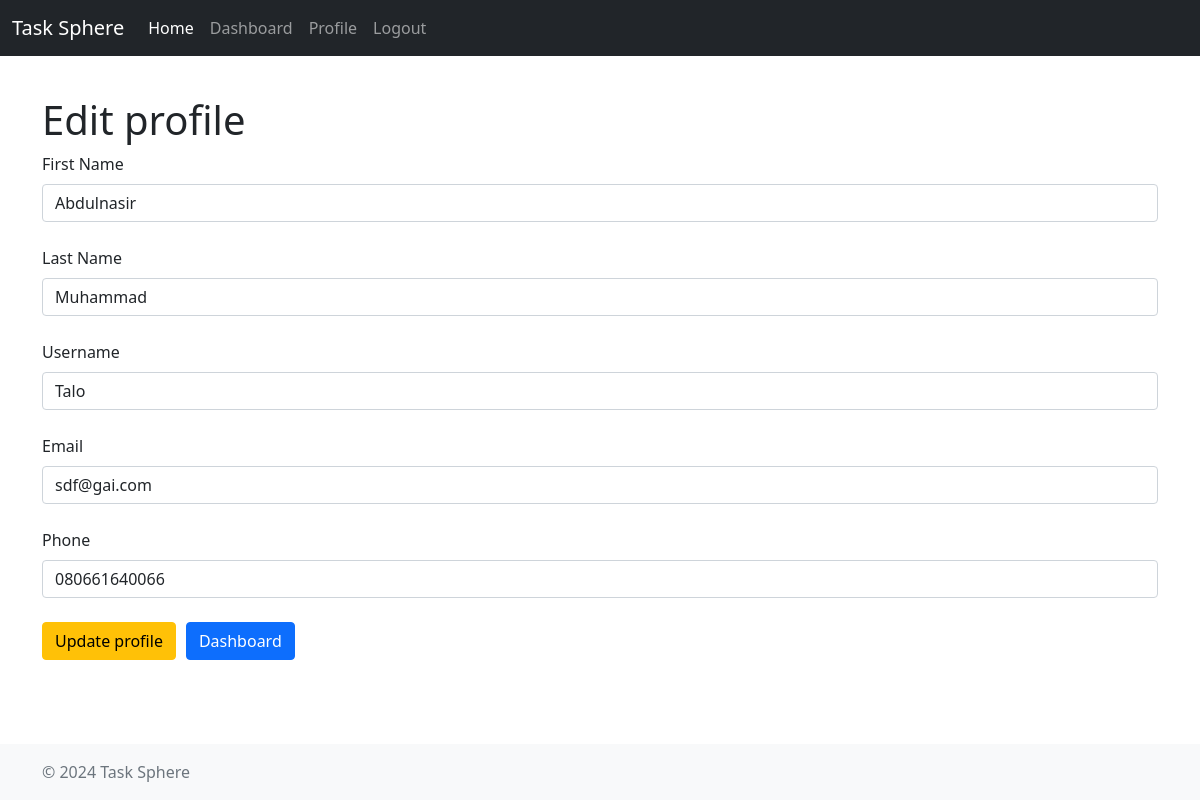
The page /edit_profile (signed in) on the database its author committed.
### app/models.py (models this page shows, shortened)
class User(db.Model, UserMixin):
	id = db.Column(db.Integer, primary_key=True)
	firstname = db.Column(db.String(64), nullable=False)
	lastname = db.Column(db.String(64), nullable=False)
	username = db.Column(db.String(64), index=True, unique=True, nullable=False)
	email = db.Column(db.String(120), unique=True, nullable=False)
	password_hash = db.Column(db.String(120), nullable=False)
	phone = db.Column(db.String(20), unique=True, nullable=False)
	tasks = db.relationship('Task', backref='owner', lazy=True)

### app/routes.py (the view, shortened to what this page needs)
@auth_bp.route('/edit_profile', methods=['GET', 'POST'])
@login_required
def edit_profile():
	user = current_user
	form = EditProfileForm(obj=user)
	if form.errors:
		print("Form Errors:", form.errors)
	print(form.data)
	return render_template('edit_profile.html', form=form)

### app/forms.py (shortened to what this page needs)
class EditProfileForm(FlaskForm):
	firstname = StringField('First Name', validators=[DataRequired()])
	lastname = StringField('Last Name', validators=[DataRequired()])
	username = StringField('Username', validators=[DataRequired()])
	email = StringField('Email', validators=[DataRequired()])
	phone = StringField('Phone', validators=[DataRequired()])
	submit =SubmitField('Update Profile')

### app/__init__.py (called while the page is built)
def create_app():
    app = Flask(__name__, static_folder='templates/static')
    app.config.from_object('config.Config')
    db.init_app(app)
    migrate.init_app(app, db)
    login_manager.init_app(app)
    mail.init_app(app)
    login_manager.login_view = 'auth.login'
    @login_manager.user_loader
    def load_user(user_id):
        from app.models import User
        return User.query.get(int(user_id))
    from app.routes import auth_bp
    app.register_blueprint(auth_bp, url_prefix='/')
    app.config.update(
        CELERY_BROKER_URL='redis://localhost:6379/0',
        CELERY_RESULT_BACKEND='redis://localhost:6379/0'
    )
    celery = make_celery(app)
    mail.init_app(app)
    return app

### app/templates/edit_profile.html (shortened to what this page needs)
{% extends 'base.html' %}
{% block content %}
    <h1>Edit profile</h1>
    <form method="POST" action="{{ url_for('auth.edit_profile') }}">
        <div>
            {{ form.firstname.label(class="form-label") }}<br>
            {{ form.firstname(class="form-control") }}<br>
        </div>
        <div>
            {{ form.lastname.label(class="form-label") }}<br>
            {{ form.lastname(class="form-control") }}<br>
        </div>
        <div>
            {{ form.username.label(class="form-label") }}<br>
            {{ form.username(class="form-control") }}<br>
        </div>
        <div>
            {{ form.email.label(class="form-label") }}<br>
            {{ form.email(class="form-control") }}<br>
        </div>
        <div>
            {{ form.phone.label(class="form-label") }}<br>
            {{ form.phone(class="form-control") }}<br>
        </div>
        <div class="d-flex justify-content-start align-items-center">
        <a href="{{ url_for('auth.edit_profile') }}">
        	<button class="btn btn-warning" type="submit" style="margin-right: 10px;">Update profile</button>
        </a>
        <a href="{{ url_for('auth.dashboard') }}">
            <button class="btn btn-primary" type="button">Dashboard</button>
        </a>
    </div>
    </form>
{% endblock %}

### app/templates/static/css/hero.css (style rules this page uses)
body, html { margin: 0; padding: 0; overflow-x: hidden; }

### rows shown on the page
User: firstname "Abdulnasir", lastname "Muhammad", username "Talo", email "sdf@gai.com", phone "080661640066"
